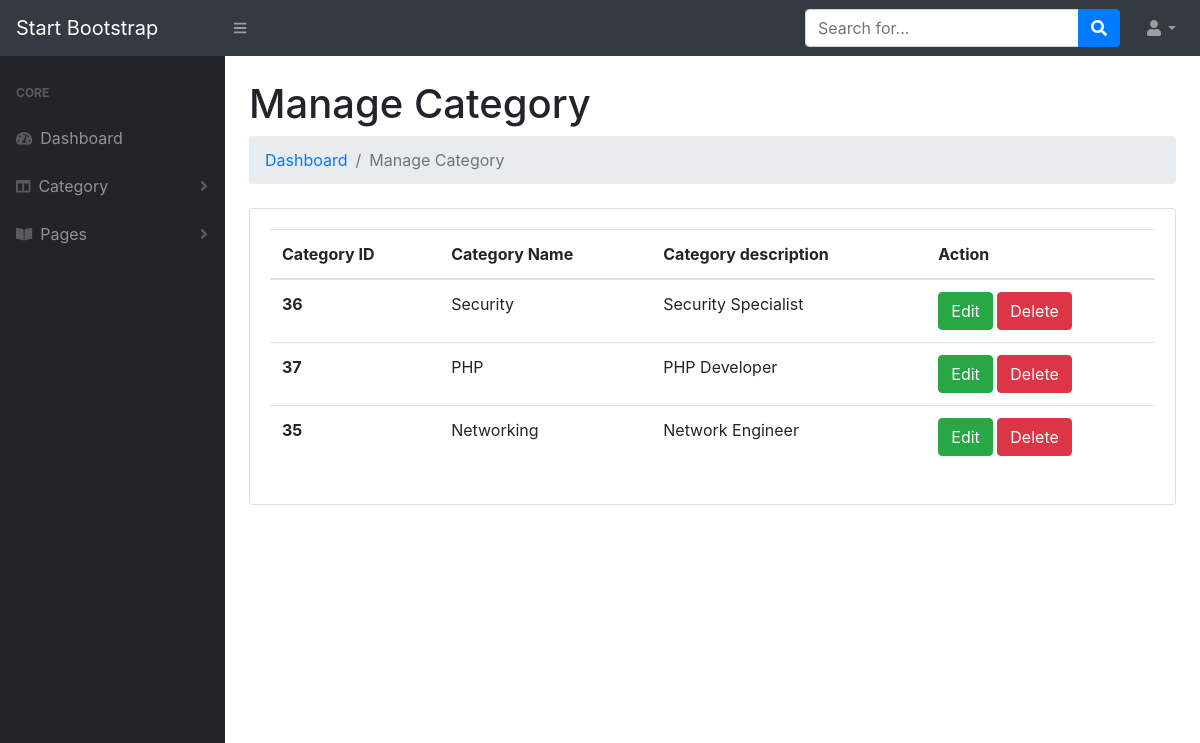
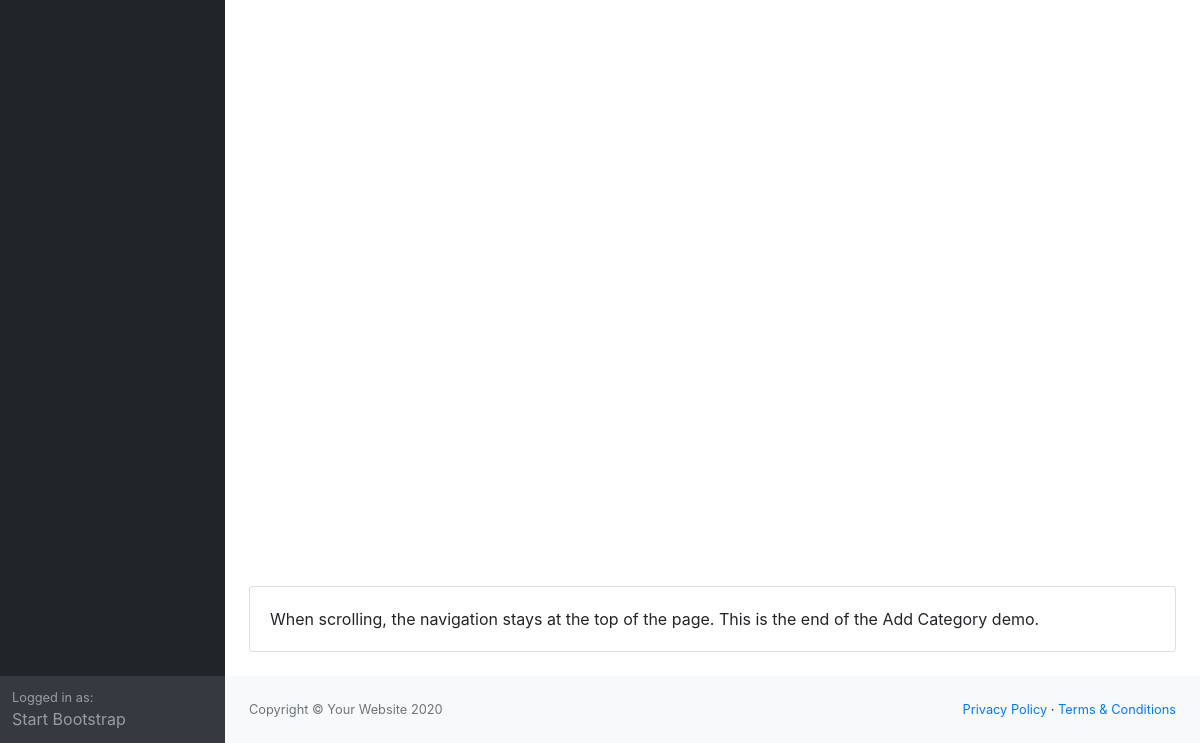
Page /admin/managecat.php on the earlier database version (2 pictures, top to bottom).
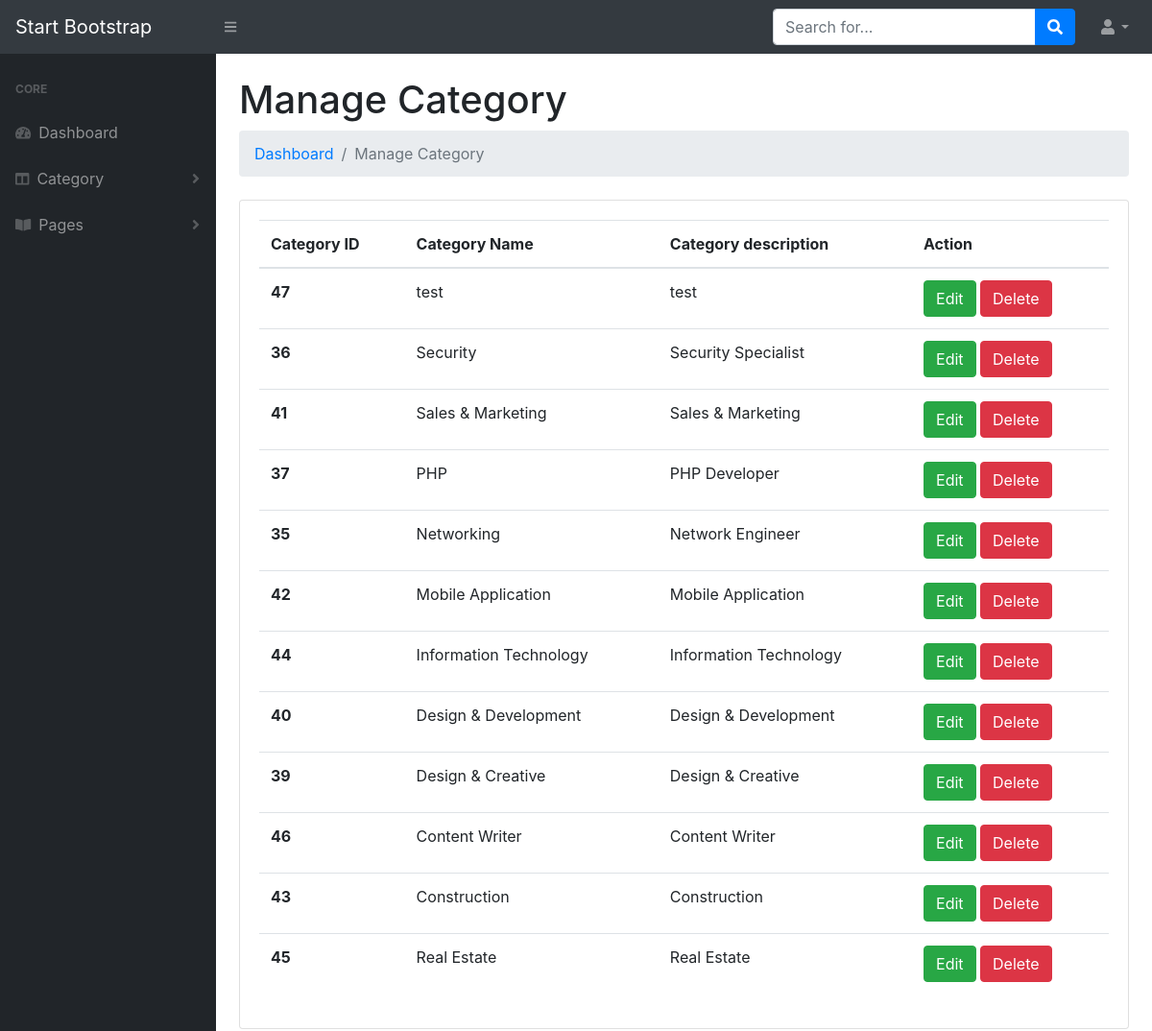
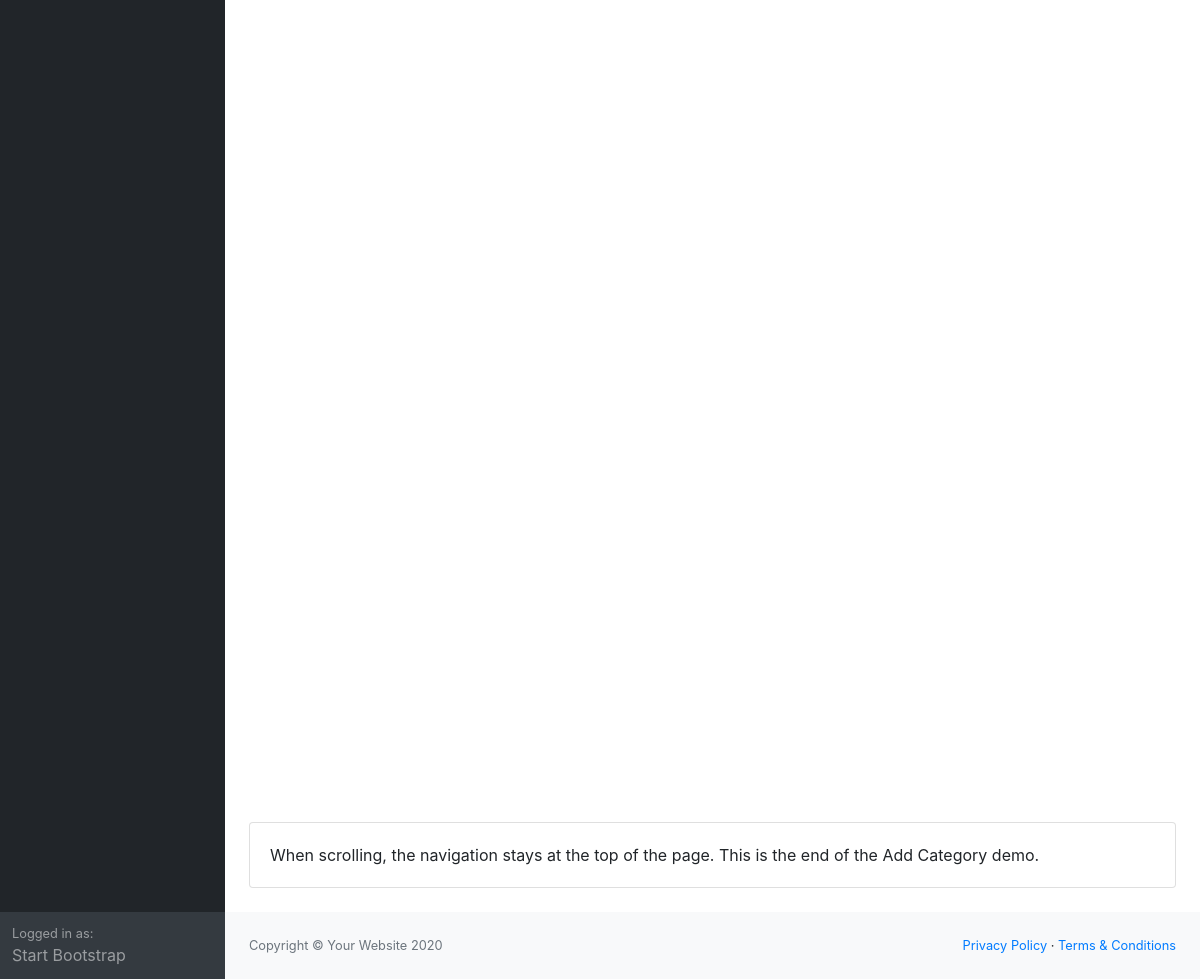
Same page on the later database version (2 pictures, top to bottom).
### tables this page shows
CREATE TABLE `category` (
  `cat_id` int(255) NOT NULL,
  `cat_name` text NOT NULL,
  `cat_des` longtext NOT NULL
);

### admin/managecat.php (the view, shortened to what the changed rows need)
<?php
require 'dbconnect.php';
$sql = "SELECT * FROM category ORDER BY cat_name DESC";
if (mysqli_query($conn, $sql)) {
    $tableData = mysqli_query($conn, $sql);
} else {
    echo "Error: " . $sql . "<br>" . $conn->error;
}
?>
<!DOCTYPE html>
<html lang="en">
<head>
    <link href="css/styles.css" rel="stylesheet" />
</head>
<body>
    <div id="layoutSidenav">
        <div id="layoutSidenav_content">
            <main>
                <div class="container-fluid">
                    <h1 class="mt-4">Manage Category</h1>
                    <div class="card mb-4">
                        <div class="card-body">
                            <table class="table">
                                <thead>
                                    <tr>
                                        <th scope="col">Category ID</th>
                                        <th scope="col">Category Name</th>
                                        <th scope="col">Category description</th>
                                        <th scope="col">Action</th>
                                    </tr>
                                </thead>
                                <tbody>
                                    <?php while ($row = mysqli_fetch_assoc($tableData)) { ?>
                                        <tr>
                                            <th scope="row">
                                                <?php echo $row['cat_id']; ?>
                                            </th>
                                            <td>
                                                <?php echo $row['cat_name']; ?>
                                            </td>
                                            <td>
                                                <?php echo $row['cat_des']; ?>
                                            </td>
                                            <td>
                                                <a class="btn btn-success"
                                                    href="editcatagory.php?status=edit&&id=<?php echo $row['cat_id']; ?>">Edit</a>
                                                <a class="btn btn-danger"
                                                    href="?status=delete&&id=<?php echo $row['cat_id']; ?>">Delete</a>
                                            </td>
                                        </tr>
                                    <?php } ?>
                                </tbody>
                            </table>
                        </div>
                    </div>
                </div>
            </main>
        </div>
    </div>
</body>
</html>

Differences in the rows shown:
added category: cat_id "47", cat_name "test", cat_des "test"
added category: cat_id "41", cat_name "Sales & Marketing", cat_des "Sales & Marketing"
added category: cat_id "42", cat_name "Mobile Application", cat_des "Mobile Application"
added category: cat_id "44", cat_name "Information Technology", cat_des "Information Technology"
added category: cat_id "40", cat_name "Design & Development", cat_des "Design & Development"
added category: cat_id "39", cat_name "Design & Creative", cat_des "Design & Creative"
added category: cat_id "46", cat_name "Content Writer", cat_des "Content Writer"
added category: cat_id "43", cat_name "Construction", cat_des "Construction"
added category: cat_id "45", cat_name "Real Estate", cat_des "Real Estate"
